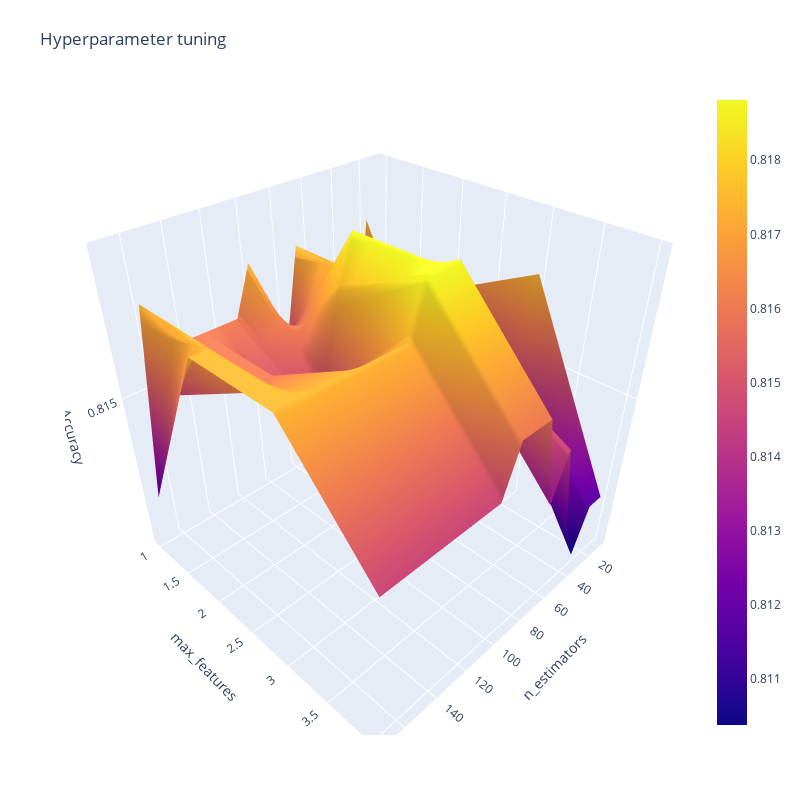

The cell this chart's notebook holds for it:
### Code cell
import plotly.graph_objects as go
# X and Y axes labels
layout = go.Layout(
            xaxis=go.layout.XAxis(
              title=go.layout.xaxis.Title(
              text='n_estimators')
             ),
             yaxis=go.layout.YAxis(
              title=go.layout.yaxis.Title(
              text='max_features') 
            ) )

fig = go.Figure(data= [go.Surface(z=z, y=y, x=x)], layout=layout )
fig.update_layout(title='Hyperparameter tuning',
                  scene = dict(
                    xaxis_title='n_estimators',
                    yaxis_title='max_features',
                    zaxis_title='Accuracy'),
                  autosize=False,
                  width=800, height=800,
                  margin=dict(l=65, r=50, b=65, t=90))
fig.show()

### Figure 1 — Plotly figure (JSON) as saved in the notebook; plotly's stock layout.template omitted (floating-point values rounded to 4 significant figures)
{"data": [{"type": "surface", "x": [10, 20, 30, 40, 50, 60, 70, 80, 90, 100, 110, 120, 130, 140, 150, 160, 170], "y": [1, 2, 3, 4], "z": [[0.816, 0.8174, 0.8132, 0.8146, 0.816, 0.8146, 0.8174, 0.8146, 0.8146, 0.8174, 0.816, 0.816, 0.816, 0.816, 0.8146, 0.8174, 0.8118], [0.816, 0.8118, 0.8132, 0.8146, 0.8146, 0.8146, 0.8174, 0.8188, 0.8174, 0.8146, 0.8146, 0.8146, 0.816, 0.816, 0.816, 0.8174, 0.8174], [0.8174, 0.8146, 0.8146, 0.816, 0.816, 0.816, 0.8188, 0.8188, 0.8188, 0.8174, 0.8174, 0.8174, 0.8174, 0.8174, 0.8174, 0.8174, 0.8174], [0.8118, 0.8118, 0.8104, 0.8118, 0.8146, 0.8132, 0.816, 0.816, 0.816, 0.8146, 0.8146, 0.8146, 0.8146, 0.8146, 0.8146, 0.8146, 0.8146]]}], "layout": {"autosize": false, "height": 800, "margin": {"b": 65, "l": 65, "r": 50, "t": 90}, "scene": {"xaxis": {"title": {"text": "n_estimators"}}, "yaxis": {"title": {"text": "max_features"}}, "zaxis": {"title": {"text": "Accuracy"}}}, "title": {"text": "Hyperparameter tuning"}, "width": 800, "xaxis": {"title": {"text": "n_estimators"}}, "yaxis": {"title": {"text": "max_features"}}}}
